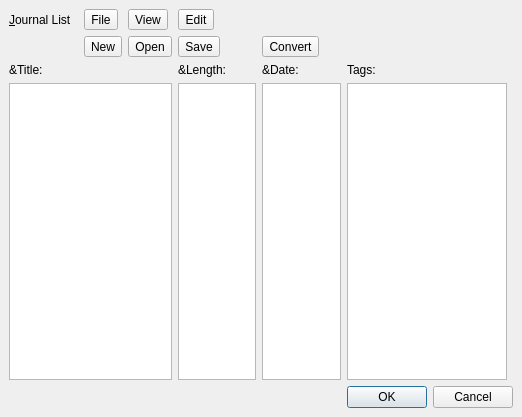
<?xml version="1.0" encoding="UTF-8"?>
<ui version="4.0">
 <class>JournalList</class>
 <widget class="QDialog" name="JournalList">
  <property name="geometry">
   <rect>
    <x>0</x>
    <y>0</y>
    <width>522</width>
    <height>417</height>
   </rect>
  </property>
  <property name="windowTitle">
   <string>CaptsLog Journal List</string>
  </property>
  <layout class="QGridLayout">
   <property name="margin">
    <number>9</number>
   </property>
   <property name="spacing">
    <number>6</number>
   </property>
   <item row="4" column="6" colspan="2">
    <widget class="QTextEdit" name="notesTextEdit">
     <property name="tabChangesFocus">
      <bool>true</bool>
     </property>
     <property name="lineWrapMode">
      <enum>QTextEdit::NoWrap</enum>
     </property>
     <property name="acceptRichText">
      <bool>false</bool>
     </property>
    </widget>
   </item>
   <item row="3" column="4">
    <widget class="QLabel" name="label_3">
     <property name="text">
      <string>&amp;Length:</string>
     </property>
    </widget>
   </item>
   <item row="8" column="8" colspan="2">
    <widget class="QDialogButtonBox" name="buttonBox">
     <property name="orientation">
      <enum>Qt::Horizontal</enum>
     </property>
     <property name="standardButtons">
      <set>QDialogButtonBox::Cancel|QDialogButtonBox::Ok</set>
     </property>
    </widget>
   </item>
   <item row="0" column="0">
    <widget class="QLabel" name="label_5">
     <property name="text">
      <string>&amp;Journal List</string>
     </property>
     <property name="buddy">
      <cstring>notesTextEdit</cstring>
     </property>
    </widget>
   </item>
   <item row="3" column="6">
    <widget class="QLabel" name="label_2">
     <property name="text">
      <string>&amp;Date:</string>
     </property>
    </widget>
   </item>
   <item row="3" column="0">
    <widget class="QLabel" name="label">
     <property name="text">
      <string>&amp;Title:</string>
     </property>
    </widget>
   </item>
   <item row="4" column="4">
    <widget class="QPlainTextEdit" name="plainTextEdit_2"/>
   </item>
   <item row="4" column="0" colspan="4">
    <widget class="QPlainTextEdit" name="plainTextEdit"/>
   </item>
   <item row="3" column="8">
    <widget class="QLabel" name="label_6">
     <property name="text">
      <string>Tags:</string>
     </property>
    </widget>
   </item>
   <item row="4" column="8">
    <widget class="QPlainTextEdit" name="plainTextEdit_3"/>
   </item>
   <item row="2" column="4">
    <widget class="QToolButton" name="toolButton">
     <property name="text">
      <string>Save</string>
     </property>
    </widget>
   </item>
   <item row="0" column="2">
    <widget class="QToolButton" name="toolButton_5">
     <property name="text">
      <string>File</string>
     </property>
    </widget>
   </item>
   <item row="0" column="3">
    <widget class="QToolButton" name="toolButton_6">
     <property name="text">
      <string>View</string>
     </property>
    </widget>
   </item>
   <item row="0" column="4">
    <widget class="QToolButton" name="toolButton_7">
     <property name="text">
      <string>Edit</string>
     </property>
    </widget>
   </item>
   <item row="2" column="3">
    <widget class="QToolButton" name="toolButton_4">
     <property name="text">
      <string>Open</string>
     </property>
    </widget>
   </item>
   <item row="2" column="2">
    <widget class="QToolButton" name="toolButton_2">
     <property name="text">
      <string>New</string>
     </property>
    </widget>
   </item>
   <item row="2" column="6">
    <widget class="QToolButton" name="toolButton_3">
     <property name="text">
      <string>Convert</string>
     </property>
    </widget>
   </item>
  </layout>
 </widget>
 <resources/>
 <connections>
  <connection>
   <sender>buttonBox</sender>
   <signal>accepted()</signal>
   <receiver>JournalList</receiver>
   <slot>accept()</slot>
   <hints>
    <hint type="sourcelabel">
     <x>342</x>
     <y>396</y>
    </hint>
    <hint type="destinationlabel">
     <x>367</x>
     <y>414</y>
    </hint>
   </hints>
  </connection>
  <connection>
   <sender>buttonBox</sender>
   <signal>rejected()</signal>
   <receiver>JournalList</receiver>
   <slot>reject()</slot>
   <hints>
    <hint type="sourcelabel">
     <x>459</x>
     <y>395</y>
    </hint>
    <hint type="destinationlabel">
     <x>480</x>
     <y>398</y>
    </hint>
   </hints>
  </connection>
 </connections>
</ui>
